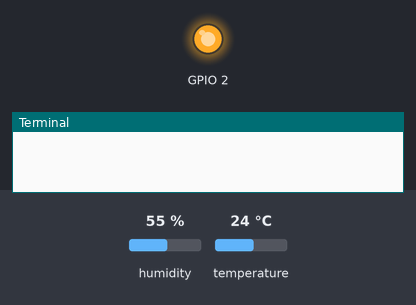
A program run on a simulated Raspberry Pi (BCM pin numbers). Shown: output pins drawn as LEDs (lit = HIGH), the last lines printed to the terminal. The inputs (shaded band) are chosen by the test bench; at power-on: humidity 55 %, temperature 24 °C. The clock reads 2024-03-15 10:24:30 at power-on unless the program sets it; web requests get an empty 200 reply after 0.4 s; library files of the repository ran but are not shown: dht11.py.

Above: at 0.01 s.
At 1.2 s:
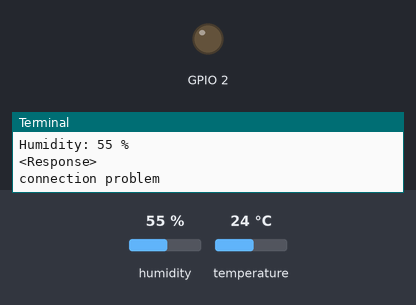
1.3 s: humidity set to 22 %
5.7 s: temperature set to 12 °C
10.1 s: humidity set to 40 %
Timing chart, 0 to 13.1 s (numbered marks = the images above; inputs shaded):
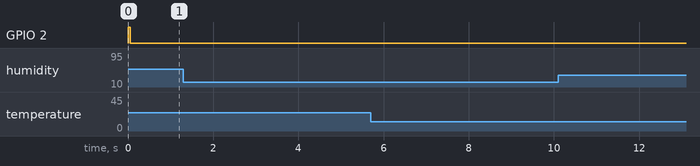

The program:

ennapi_dht11.py
```python
# -*- coding: utf-8 -*-

"""
    Proje adi   :   EnnaSa
    Amac        :   Python ile IoThook REST Api Kullanarak Orange Pi Zero uzerinden Sicaklik ve Nem olcumlerinin yapilmasi
    Tarih       :   27 Temmuz 2017
    Yazan       :   Sahin MERSIN
    Web         :   http://www.iothook.com
    Yayin       :   http://mesebilisim.com
"""

import requests
import json
import urllib
import urllib2
import random
import pprint
import time

import RPi.GPIO as GPIO

import dht11
import datetime


GPIO.setwarnings(False)
GPIO.setmode(GPIO.BCM)
GPIO.cleanup()

# GPIO02
instance = dht11.DHT11(pin=02)

headers = {'Content-type': 'application/json'}
url = 'https://iothook.com/api/v1.2/datas/'

auth=('USERNAME', 'PASSWORD')

while True:
        try:
                result = instance.read()
                if result.is_valid():
                        print("Last valid input: " + str(datetime.datetime.now()))
                        print("Temperature: %d C" % result.temperature)
                        print("Humidity: %d %%" % result.humidity)

                        data={
                        'api_key':'CHANNEL_API_KEY',
                        'value_1':result.temperature,
                        'value_2':result.humidity,
                        }

                        data_json = json.dumps(data)
                        response = requests.post(url, data=data_json, headers=headers, auth=auth)
                        print(response)
                        print(response.json())
                        time.sleep(15)
                else:
                        print('dht11 error')
                        time.sleep(3)
        except:
                print('connection problem')
                time.sleep(3)
```
